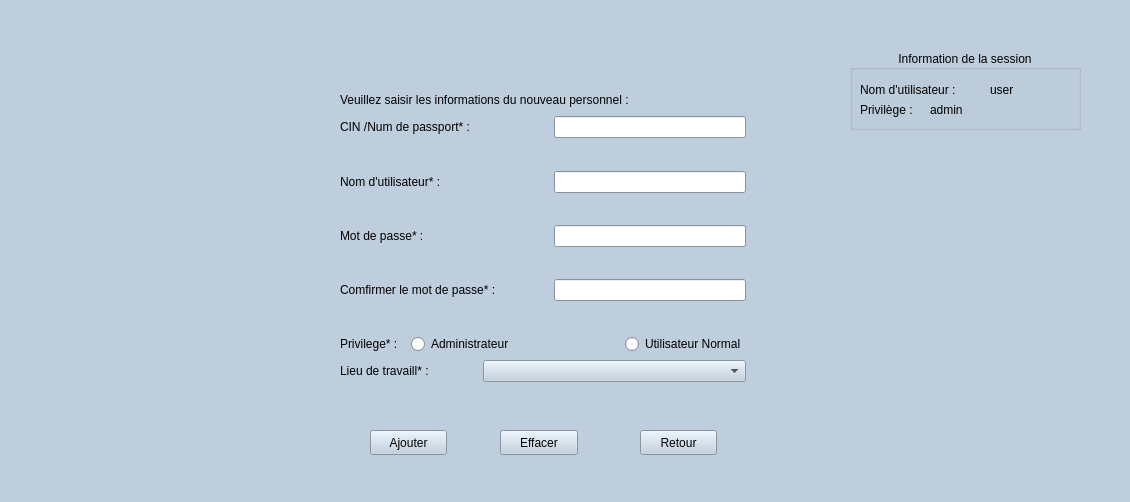
<?xml version="1.0" encoding="UTF-8"?>
<ui version="4.0">
 <class>ajoutpersonnel</class>
 <widget class="QMainWindow" name="ajoutpersonnel">
  <property name="geometry">
   <rect>
    <x>0</x>
    <y>0</y>
    <width>1130</width>
    <height>502</height>
   </rect>
  </property>
  <property name="palette">
   <palette>
    <active>
     <colorrole role="WindowText">
      <brush brushstyle="SolidPattern">
       <color alpha="255">
        <red>0</red>
        <green>0</green>
        <blue>0</blue>
       </color>
      </brush>
     </colorrole>
     <colorrole role="Button">
      <brush brushstyle="SolidPattern">
       <color alpha="255">
        <red>190</red>
        <green>206</green>
        <blue>221</blue>
       </color>
      </brush>
     </colorrole>
     <colorrole role="Light">
      <brush brushstyle="SolidPattern">
       <color alpha="255">
        <red>255</red>
        <green>255</green>
        <blue>255</blue>
       </color>
      </brush>
     </colorrole>
     <colorrole role="Midlight">
      <brush brushstyle="SolidPattern">
       <color alpha="255">
        <red>222</red>
        <green>230</green>
        <blue>238</blue>
       </color>
      </brush>
     </colorrole>
     <colorrole role="Dark">
      <brush brushstyle="SolidPattern">
       <color alpha="255">
        <red>95</red>
        <green>103</green>
        <blue>110</blue>
       </color>
      </brush>
     </colorrole>
     <colorrole role="Mid">
      <brush brushstyle="SolidPattern">
       <color alpha="255">
        <red>127</red>
        <green>137</green>
        <blue>147</blue>
       </color>
      </brush>
     </colorrole>
     <colorrole role="Text">
      <brush brushstyle="SolidPattern">
       <color alpha="255">
        <red>0</red>
        <green>0</green>
        <blue>0</blue>
       </color>
      </brush>
     </colorrole>
     <colorrole role="BrightText">
      <brush brushstyle="SolidPattern">
       <color alpha="255">
        <red>255</red>
        <green>255</green>
        <blue>255</blue>
       </color>
      </brush>
     </colorrole>
     <colorrole role="ButtonText">
      <brush brushstyle="SolidPattern">
       <color alpha="255">
        <red>0</red>
        <green>0</green>
        <blue>0</blue>
       </color>
      </brush>
     </colorrole>
     <colorrole role="Base">
      <brush brushstyle="SolidPattern">
       <color alpha="255">
        <red>255</red>
        <green>255</green>
        <blue>255</blue>
       </color>
      </brush>
     </colorrole>
     <colorrole role="Window">
      <brush brushstyle="SolidPattern">
       <color alpha="255">
        <red>190</red>
        <green>206</green>
        <blue>221</blue>
       </color>
      </brush>
     </colorrole>
     <colorrole role="Shadow">
      <brush brushstyle="SolidPattern">
       <color alpha="255">
        <red>0</red>
        <green>0</green>
        <blue>0</blue>
       </color>
      </brush>
     </colorrole>
     <colorrole role="AlternateBase">
      <brush brushstyle="SolidPattern">
       <color alpha="255">
        <red>222</red>
        <green>230</green>
        <blue>238</blue>
       </color>
      </brush>
     </colorrole>
     <colorrole role="ToolTipBase">
      <brush brushstyle="SolidPattern">
       <color alpha="255">
        <red>255</red>
        <green>255</green>
        <blue>220</blue>
       </color>
      </brush>
     </colorrole>
     <colorrole role="ToolTipText">
      <brush brushstyle="SolidPattern">
       <color alpha="255">
        <red>0</red>
        <green>0</green>
        <blue>0</blue>
       </color>
      </brush>
     </colorrole>
     <colorrole role="PlaceholderText">
      <brush brushstyle="SolidPattern">
       <color alpha="128">
        <red>0</red>
        <green>0</green>
        <blue>0</blue>
       </color>
      </brush>
     </colorrole>
    </active>
    <inactive>
     <colorrole role="WindowText">
      <brush brushstyle="SolidPattern">
       <color alpha="255">
        <red>0</red>
        <green>0</green>
        <blue>0</blue>
       </color>
      </brush>
     </colorrole>
     <colorrole role="Button">
      <brush brushstyle="SolidPattern">
       <color alpha="255">
        <red>190</red>
        <green>206</green>
        <blue>221</blue>
       </color>
      </brush>
     </colorrole>
     <colorrole role="Light">
      <brush brushstyle="SolidPattern">
       <color alpha="255">
        <red>255</red>
        <green>255</green>
        <blue>255</blue>
       </color>
      </brush>
     </colorrole>
     <colorrole role="Midlight">
      <brush brushstyle="SolidPattern">
       <color alpha="255">
        <red>222</red>
        <green>230</green>
        <blue>238</blue>
       </color>
      </brush>
     </colorrole>
     <colorrole role="Dark">
      <brush brushstyle="SolidPattern">
       <color alpha="255">
        <red>95</red>
        <green>103</green>
        <blue>110</blue>
       </color>
      </brush>
     </colorrole>
     <colorrole role="Mid">
      <brush brushstyle="SolidPattern">
       <color alpha="255">
        <red>127</red>
        <green>137</green>
        <blue>147</blue>
       </color>
      </brush>
     </colorrole>
     <colorrole role="Text">
      <brush brushstyle="SolidPattern">
       <color alpha="255">
        <red>0</red>
        <green>0</green>
        <blue>0</blue>
       </color>
      </brush>
     </colorrole>
     <colorrole role="BrightText">
      <brush brushstyle="SolidPattern">
       <color alpha="255">
        <red>255</red>
        <green>255</green>
        <blue>255</blue>
       </color>
      </brush>
     </colorrole>
     <colorrole role="ButtonText">
      <brush brushstyle="SolidPattern">
       <color alpha="255">
        <red>0</red>
        <green>0</green>
        <blue>0</blue>
       </color>
      </brush>
     </colorrole>
     <colorrole role="Base">
      <brush brushstyle="SolidPattern">
       <color alpha="255">
        <red>255</red>
        <green>255</green>
        <blue>255</blue>
       </color>
      </brush>
     </colorrole>
     <colorrole role="Window">
      <brush brushstyle="SolidPattern">
       <color alpha="255">
        <red>190</red>
        <green>206</green>
        <blue>221</blue>
       </color>
      </brush>
     </colorrole>
     <colorrole role="Shadow">
      <brush brushstyle="SolidPattern">
       <color alpha="255">
        <red>0</red>
        <green>0</green>
        <blue>0</blue>
       </color>
      </brush>
     </colorrole>
     <colorrole role="AlternateBase">
      <brush brushstyle="SolidPattern">
       <color alpha="255">
        <red>222</red>
        <green>230</green>
        <blue>238</blue>
       </color>
      </brush>
     </colorrole>
     <colorrole role="ToolTipBase">
      <brush brushstyle="SolidPattern">
       <color alpha="255">
        <red>255</red>
        <green>255</green>
        <blue>220</blue>
       </color>
      </brush>
     </colorrole>
     <colorrole role="ToolTipText">
      <brush brushstyle="SolidPattern">
       <color alpha="255">
        <red>0</red>
        <green>0</green>
        <blue>0</blue>
       </color>
      </brush>
     </colorrole>
     <colorrole role="PlaceholderText">
      <brush brushstyle="SolidPattern">
       <color alpha="128">
        <red>0</red>
        <green>0</green>
        <blue>0</blue>
       </color>
      </brush>
     </colorrole>
    </inactive>
    <disabled>
     <colorrole role="WindowText">
      <brush brushstyle="SolidPattern">
       <color alpha="255">
        <red>95</red>
        <green>103</green>
        <blue>110</blue>
       </color>
      </brush>
     </colorrole>
     <colorrole role="Button">
      <brush brushstyle="SolidPattern">
       <color alpha="255">
        <red>190</red>
        <green>206</green>
        <blue>221</blue>
       </color>
      </brush>
     </colorrole>
     <colorrole role="Light">
      <brush brushstyle="SolidPattern">
       <color alpha="255">
        <red>255</red>
        <green>255</green>
        <blue>255</blue>
       </color>
      </brush>
     </colorrole>
     <colorrole role="Midlight">
      <brush brushstyle="SolidPattern">
       <color alpha="255">
        <red>222</red>
        <green>230</green>
        <blue>238</blue>
       </color>
      </brush>
     </colorrole>
     <colorrole role="Dark">
      <brush brushstyle="SolidPattern">
       <color alpha="255">
        <red>95</red>
        <green>103</green>
        <blue>110</blue>
       </color>
      </brush>
     </colorrole>
     <colorrole role="Mid">
      <brush brushstyle="SolidPattern">
       <color alpha="255">
        <red>127</red>
        <green>137</green>
        <blue>147</blue>
       </color>
      </brush>
     </colorrole>
     <colorrole role="Text">
      <brush brushstyle="SolidPattern">
       <color alpha="255">
        <red>95</red>
        <green>103</green>
        <blue>110</blue>
       </color>
      </brush>
     </colorrole>
     <colorrole role="BrightText">
      <brush brushstyle="SolidPattern">
       <color alpha="255">
        <red>255</red>
        <green>255</green>
        <blue>255</blue>
       </color>
      </brush>
     </colorrole>
     <colorrole role="ButtonText">
      <brush brushstyle="SolidPattern">
       <color alpha="255">
        <red>95</red>
        <green>103</green>
        <blue>110</blue>
       </color>
      </brush>
     </colorrole>
     <colorrole role="Base">
      <brush brushstyle="SolidPattern">
       <color alpha="255">
        <red>190</red>
        <green>206</green>
        <blue>221</blue>
       </color>
      </brush>
     </colorrole>
     <colorrole role="Window">
      <brush brushstyle="SolidPattern">
       <color alpha="255">
        <red>190</red>
        <green>206</green>
        <blue>221</blue>
       </color>
      </brush>
     </colorrole>
     <colorrole role="Shadow">
      <brush brushstyle="SolidPattern">
       <color alpha="255">
        <red>0</red>
        <green>0</green>
        <blue>0</blue>
       </color>
      </brush>
     </colorrole>
     <colorrole role="AlternateBase">
      <brush brushstyle="SolidPattern">
       <color alpha="255">
        <red>190</red>
        <green>206</green>
        <blue>221</blue>
       </color>
      </brush>
     </colorrole>
     <colorrole role="ToolTipBase">
      <brush brushstyle="SolidPattern">
       <color alpha="255">
        <red>255</red>
        <green>255</green>
        <blue>220</blue>
       </color>
      </brush>
     </colorrole>
     <colorrole role="ToolTipText">
      <brush brushstyle="SolidPattern">
       <color alpha="255">
        <red>0</red>
        <green>0</green>
        <blue>0</blue>
       </color>
      </brush>
     </colorrole>
     <colorrole role="PlaceholderText">
      <brush brushstyle="SolidPattern">
       <color alpha="128">
        <red>0</red>
        <green>0</green>
        <blue>0</blue>
       </color>
      </brush>
     </colorrole>
    </disabled>
   </palette>
  </property>
  <property name="windowTitle">
   <string>Hotel PACEL</string>
  </property>
  <widget class="QWidget" name="centralwidget">
   <widget class="QGroupBox" name="groupBox">
    <property name="geometry">
     <rect>
      <x>850</x>
      <y>50</y>
      <width>231</width>
      <height>80</height>
     </rect>
    </property>
    <property name="title">
     <string>Information de la session</string>
    </property>
    <property name="alignment">
     <set>Qt::AlignCenter</set>
    </property>
    <widget class="QLabel" name="labeluser">
     <property name="geometry">
      <rect>
       <x>10</x>
       <y>31</y>
       <width>151</width>
       <height>17</height>
      </rect>
     </property>
     <property name="text">
      <string>Nom d'utilisateur :</string>
     </property>
    </widget>
    <widget class="QLabel" name="labelprivilege">
     <property name="geometry">
      <rect>
       <x>10</x>
       <y>51</y>
       <width>141</width>
       <height>17</height>
      </rect>
     </property>
     <property name="text">
      <string>Privilège :</string>
     </property>
    </widget>
    <widget class="QLabel" name="labelusr">
     <property name="geometry">
      <rect>
       <x>140</x>
       <y>29</y>
       <width>81</width>
       <height>21</height>
      </rect>
     </property>
     <property name="text">
      <string>user</string>
     </property>
    </widget>
    <widget class="QLabel" name="labeladm">
     <property name="geometry">
      <rect>
       <x>80</x>
       <y>50</y>
       <width>191</width>
       <height>20</height>
      </rect>
     </property>
     <property name="text">
      <string>admin</string>
     </property>
    </widget>
   </widget>
   <widget class="QPushButton" name="pushButtonrtr">
    <property name="geometry">
     <rect>
      <x>640</x>
      <y>430</y>
      <width>77</width>
      <height>25</height>
     </rect>
    </property>
    <property name="text">
     <string>Retour</string>
    </property>
   </widget>
   <widget class="QPushButton" name="pushButtonajt">
    <property name="geometry">
     <rect>
      <x>370</x>
      <y>430</y>
      <width>77</width>
      <height>25</height>
     </rect>
    </property>
    <property name="text">
     <string>Ajouter</string>
    </property>
   </widget>
   <widget class="QPushButton" name="pushButtonefface">
    <property name="geometry">
     <rect>
      <x>500</x>
      <y>430</y>
      <width>78</width>
      <height>25</height>
     </rect>
    </property>
    <property name="text">
     <string>Effacer</string>
    </property>
   </widget>
   <widget class="QWidget" name="">
    <property name="geometry">
     <rect>
      <x>340</x>
      <y>90</y>
      <width>406</width>
      <height>318</height>
     </rect>
    </property>
    <layout class="QGridLayout" name="gridLayout">
     <item row="0" column="0" colspan="5">
      <widget class="QLabel" name="labelmsg">
       <property name="text">
        <string>Veuillez saisir les informations du nouveau personnel :</string>
       </property>
      </widget>
     </item>
     <item row="1" column="0" colspan="3">
      <widget class="QLabel" name="labelcin">
       <property name="text">
        <string>CIN /Num de passport* :</string>
       </property>
      </widget>
     </item>
     <item row="1" column="3" colspan="2">
      <widget class="QLineEdit" name="lineEditcin"/>
     </item>
     <item row="3" column="0" colspan="2">
      <widget class="QLabel" name="labelnom">
       <property name="text">
        <string>Nom d'utilisateur* :</string>
       </property>
      </widget>
     </item>
     <item row="3" column="3" colspan="2">
      <widget class="QLineEdit" name="lineEditnom"/>
     </item>
     <item row="5" column="0" colspan="2">
      <widget class="QLabel" name="labelpass">
       <property name="text">
        <string>Mot de passe* :</string>
       </property>
      </widget>
     </item>
     <item row="5" column="3" colspan="2">
      <widget class="QLineEdit" name="lineEditprenom">
       <property name="echoMode">
        <enum>QLineEdit::Password</enum>
       </property>
      </widget>
     </item>
     <item row="7" column="0" colspan="3">
      <widget class="QLabel" name="labelpass2">
       <property name="text">
        <string>Comfirmer le mot de passe* :</string>
       </property>
      </widget>
     </item>
     <item row="7" column="3" colspan="2">
      <widget class="QLineEdit" name="lineEditnum">
       <property name="echoMode">
        <enum>QLineEdit::Password</enum>
       </property>
      </widget>
     </item>
     <item row="9" column="0">
      <widget class="QLabel" name="labeladr">
       <property name="text">
        <string>Privilege* :</string>
       </property>
      </widget>
     </item>
     <item row="9" column="1" colspan="3">
      <widget class="QRadioButton" name="radioButtonad">
       <property name="text">
        <string>Administrateur</string>
       </property>
      </widget>
     </item>
     <item row="9" column="4">
      <widget class="QRadioButton" name="radioButtonun">
       <property name="text">
        <string>Utilisateur Normal</string>
       </property>
      </widget>
     </item>
     <item row="10" column="0" colspan="2">
      <widget class="QLabel" name="label">
       <property name="text">
        <string>Lieu de travaill* :</string>
       </property>
      </widget>
     </item>
     <item row="10" column="2" colspan="3">
      <widget class="QComboBox" name="comboBox"/>
     </item>
     <item row="11" column="0" colspan="5">
      <widget class="QLabel" name="labelstsglb">
       <property name="text">
        <string/>
       </property>
      </widget>
     </item>
     <item row="2" column="0" colspan="5">
      <widget class="QLabel" name="labelsts1">
       <property name="text">
        <string/>
       </property>
      </widget>
     </item>
     <item row="4" column="0" colspan="5">
      <widget class="QLabel" name="labelsts2">
       <property name="text">
        <string/>
       </property>
      </widget>
     </item>
     <item row="6" column="0" colspan="5">
      <widget class="QLabel" name="labelsts3">
       <property name="text">
        <string/>
       </property>
      </widget>
     </item>
     <item row="8" column="0" colspan="5">
      <widget class="QLabel" name="labelsts4">
       <property name="text">
        <string/>
       </property>
      </widget>
     </item>
    </layout>
   </widget>
  </widget>
 </widget>
 <resources/>
 <connections/>
</ui>
